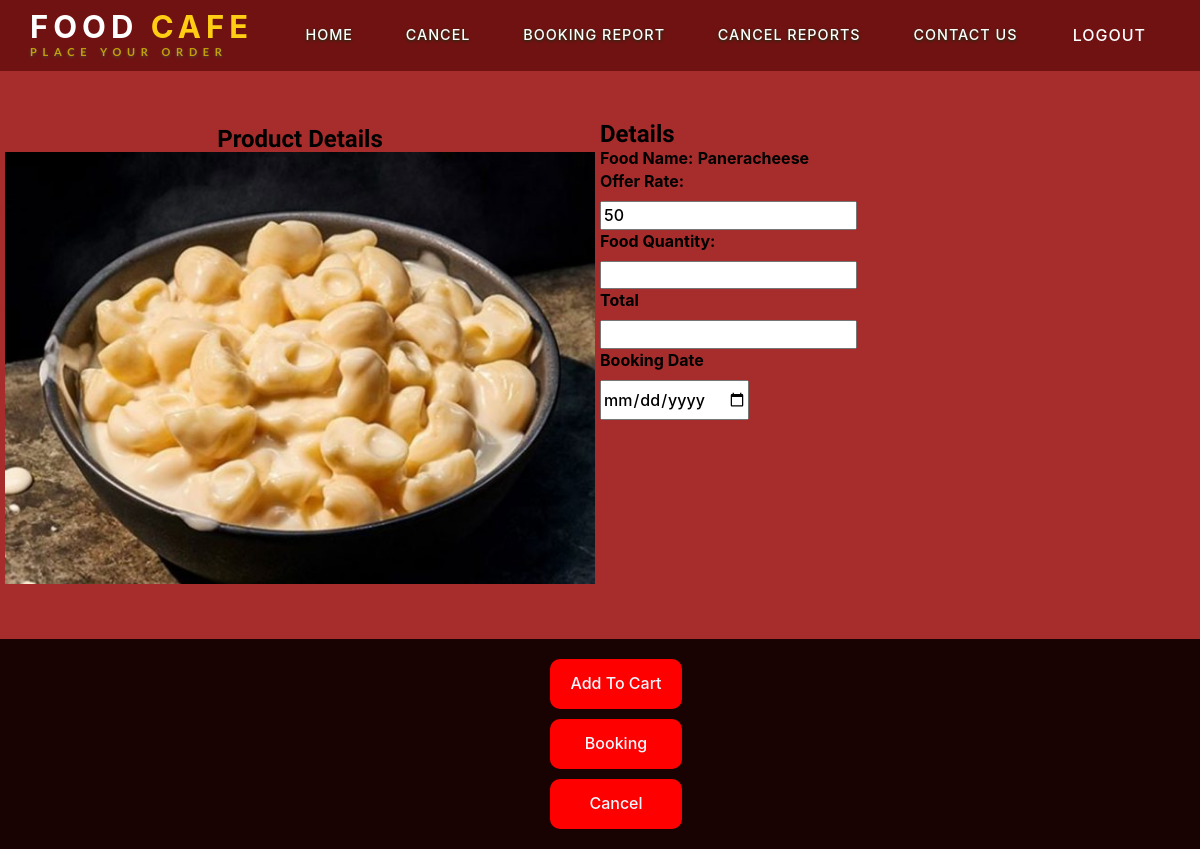
The app's page /customer/singleitem.php?id=5 with its own data.
### tables this page shows
CREATE TABLE IF NOT EXISTS `food` (
  `foodid` int(10) NOT NULL AUTO_INCREMENT,
  `foodname` varchar(15) NOT NULL,
  `bookingquantity` int(5) NOT NULL,
  `offerrate` int(5) NOT NULL,
  `totalamount` int(5) NOT NULL,
  `cid` int(5) NOT NULL,
  `fimage` varchar(100) NOT NULL,
  PRIMARY KEY (`foodid`),
  KEY `foreignkey` (`cid`)
);

### classes/DataAccess.class.php (called while the page is built, shortened)
<?php
class DataAccess
{
	private $_con,$_query,$_errors;
	public function __construct()
	{
		if(!$this->_con=mysqli_connect(DB_HOST,DB_USER,DB_PASSWORD,DB_NAME))
		{
			die("connection Error");
		}
	}
	public function query($query)
	{
		if(isset($query))
		{
			$words=explode(' ',$query);
			$this->_query=$query;
			$res=mysqli_query($this->_con,$this->_query);
			if($words[0]=='select' || $words[0]=='Select' || $words[0]=='SELECT')
			{
				if(mysqli_num_rows($res))
				{
					$dataArr=array();
					while($row=mysqli_fetch_assoc($res))
					{
						$dataArr[] = $row;
					}
					return $dataArr;
				}
				else
				{
					return false;
				}
			}
		}
	}
}
?>

### customer/singleitem.php (the view, shortened to what this page needs)
<!DOCTYPE html>
<html lang="en">
<head>
    <link rel="stylesheet" href="ui.css">
</head>
<body>
<?php include("userheader.php");
?>
<?php
$dao=new DataAccess();
?>
<?php	$itid=$_GET['id'];
			 $q="select * from food where foodid=".$itid ;
$info=$dao->query($q);
?>
<form action="" method="POST" enctype="multipart/form-data">
 <div class="upper">
        <div class="upper-left">
            <h3>Product Details</h3>
            <img style="width:300; height:300" src=<?php echo BASE_URL."uploads/".$info[0]["fimage"]; ?> alt=" " class="img-responsive" />
        </div>
        <div class="content">
            <h3>Details</h3>
            <div style="display: block;">
                <label for="name">Food Name:</label>
                <label for="name"><?php echo $info[0]["foodname"]; ?></label><br>
                 <label for="price">Offer Rate:</label><br>
                <input id="price" name="offerrate" type="text" value="<?php echo $info[0]["offerrate"];  ?>" readonly style="margin-top: 8px;"><br>
                <label for="qty">Food Quantity:</label><br>
                <input id="qty" name="qty" type="text" onkeyup="showtotal()" style="margin-top: 8px;"><br>
                <label for="Total">Total</label><br>
                <input id="total" name="total" type="text" readonly style="margin-top: 8px;"><br>
                <label for="">Booking Date</label><br>
                <input id="bookingdate"name="bookingdate" type="date" style="margin-top: 8px;"><br>
            </div>
        </div>
    </div>
    <div class="lower">
        <div class="btn-grp">
                <button class="buttons" name="btn_insert" id="btn-1">Add To Cart</button>
                <button class="buttons" id="btn-2">Booking</button>
                <button class="buttons" id="btn-3">Cancel
                </button>
        </div>
    </div>
    </form>
</body>
</html>

### customer/ui.css (style rules this page uses)
* { margin: 0; font-family: -apple-system, BlinkMacSystemFont, 'Segoe UI', Roboto, Oxygen, Ubuntu, Cantarell, 'Open Sans', 'Helvetica Neue', sans-serif; }
body { width: 100%; }
.upper { display: inline-block; height: 50%; width: 100%; background:rgb(167 45 45); color: rgb(0, 0, 0); padding-top: 50px; padding-bottom: 50px; }
.buttons { display: block; width: 20%; border: 0; border-radius: 10px; background-color: red; color: aliceblue; height: 50px; transition: .3s; margin: 10px; }
.btn-grp { margin-left:45%; }
.lower { display: inline-block; padding: 10px 0 10px 0; height: 50%; width: 100%; background: #180202; color: aliceblue; text-align: center; }
.upper-left { float: left; width: 50%; height: inherit; text-align: center; padding: 5px; }

### customer/assets/css/chocolat.css (style rules this page uses)
body { margin:0; padding:0; }

### customer/assets/css/easy-responsive-tabs.css (style rules this page uses)
body { margin: 0px; padding: 0px; background: #f5f5f5; font-weight: 500; }

### customer/assets/css/style.css (style rules this page uses)
html, body { margin:0; font-size: 100%; font-family: 'Lato', sans-serif; background: #fff; }
h1,h2,h3,h4,h5,h6 { margin:0; font-family: 'Federo', sans-serif; font-weight: 600; }
label { margin:0; }

### records on screen
food: fimage (picture), foodname "Paneracheese", offerrate "50"
